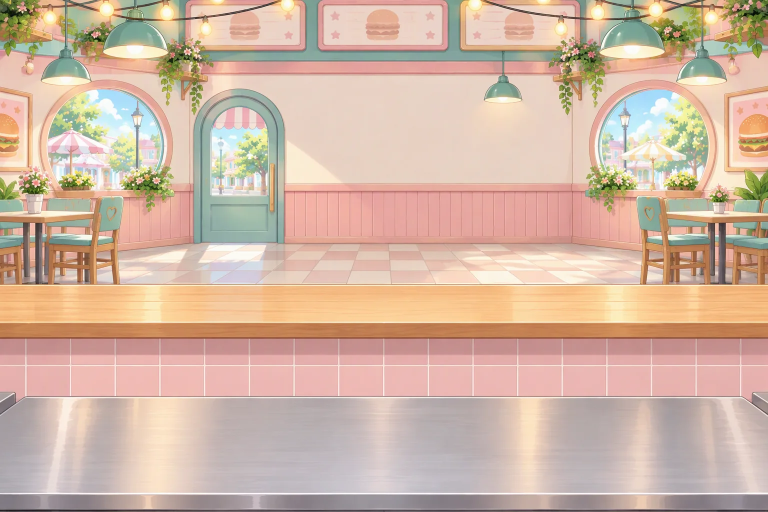
#> input picture burger/assets/bg/land.webp, 1536 x 1024 px, given in place of land.webp.png, which was not available (shown at 1/2 size)
$ python icon_from_gpt.py ../../burger/assets/bg/land.webp
#> lines starting #> are read from the running program, lines starting #| are printed output that depends on the picture; after the words box and inside, x2 and y2 are one past the last pixel; in counts of white or black regions, pixels touching at a corner belong together
"""GPT 아이콘 그림(making_GPT/두더지앱/A0?.png)으로 두더지 앱 아이콘·구글 플레이 그림 만들기
   python3 mole-android/tools/icon_from_gpt.py A03 A04   (아이콘 그림, 플레이 가로 그림)
   → mole-app/assets/app/icons/ (웹·홈 화면), mole-android/store/ (플레이 아이콘 512·그래픽 이미지 1024x500)
   그 다음 python3 mole-android/tools/make_icons.py 로 안드로이드 아이콘을 다시 만들어요."""
import os, sys
from PIL import Image
HERE = os.path.dirname(os.path.abspath(__file__)); ROOT = os.path.join(HERE, '../..')
icon_id, wide_id = (sys.argv[1:3] + ['A03', 'A04'])[:2]
src = Image.open(f'{ROOT}/making_GPT/두더지앱/{icon_id}.png').convert('RGB')
#> src is the input picture: PIL image 1536x1024 RGB; mean R, G, B 209.4, 182, 164
s = min(src.size); src = src.crop(((src.width - s) // 2, (src.height - s) // 2, (src.width + s) // 2, (src.height + s) // 2))
#> after `s = min(src.size)`: s = 1024
OUT = f'{ROOT}/mole-app/assets/app/icons'; STORE = f'{ROOT}/mole-android/store'; os.makedirs(STORE, exist_ok=True)
for n, name in [(512, 'icon-512'), (192, 'icon-192'), (180, 'icon-180'), (32, 'favicon-32')]:
    src.resize((n, n), Image.LANCZOS).save(f'{OUT}/{name}.png', optimize=True)
#> this loop made 4 passes
#> pass 1, `src.resize((n, n), Image.LANCZOS).save(f'{OUT}/{name}.png', optimize=T..`:
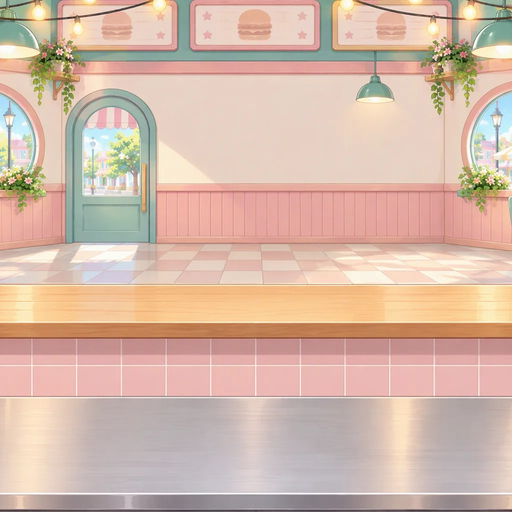
#> saved as icon-512.png: PIL image 512x512 RGB; mean R, G, B 213.3, 185, 169.4
#> pass 2, `src.resize((n, n), Image.LANCZOS).save(f'{OUT}/{name}.png', optimize=T..`:
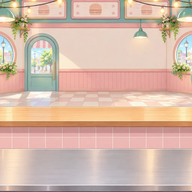
#> saved as icon-192.png: PIL image 192x192 RGB; mean R, G, B 213.3, 185, 169.4
src.resize((512, 512), Image.LANCZOS).save(f'{STORE}/play_icon_512.png', optimize=True)
# 잘려도 되는 아이콘(안드로이드 적응형·maskable): 가운데 그림을 줄이고 둘레를 그림 가장자리 색으로 채움
px = src.load(); edge = [px[x, y] for x in (4, s - 5) for y in (4, s - 5)]
#> after `edge = [px[x, y] for x in (4, s - 5) for y in (4, s - 5)]`: edge = [(167, 187, 162), (126, 110, 115), (172, 191, 159), (130, 112, 112)]
bg = tuple(sum(c[i] for c in edge) // 4 for i in range(3))
#> bg = (148, 150, 137)
from PIL import ImageDraw, ImageFilter
m = Image.new('RGB', (512, 512), bg); k = int(512 * 0.72); fe = 24  # 가장자리를 부드럽게 섞음
#> after `m = Image.new('RGB', (512, 512), bg)`:
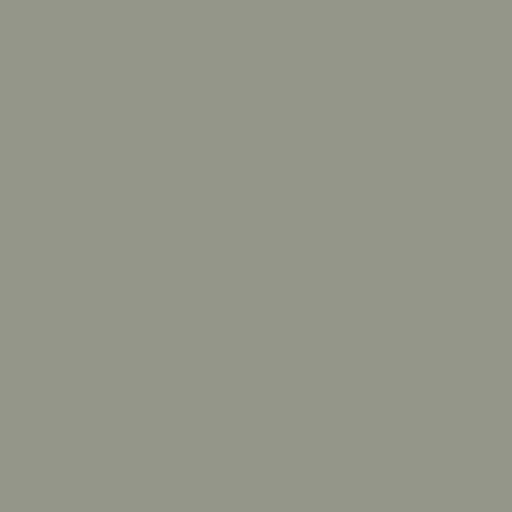
#> m: PIL image 512x512 RGB; mean R, G, B 148, 150, 137
soft = Image.new('L', (k, k), 0); ImageDraw.Draw(soft).rectangle((fe, fe, k - fe, k - fe), fill=255); soft = soft.filter(ImageFilter.GaussianBlur(fe / 2))
#> after `soft = Image.new('L', (k, k), 0)`: soft: PIL image 368x368 L; every value is 0
#> after `ImageDraw.Draw(soft).rectangle((fe, fe, k - fe, k - fe), fill=255)`:
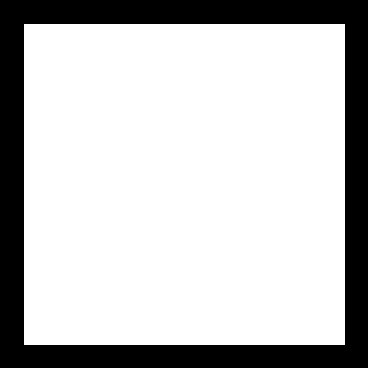
#> soft: PIL image 368x368 L; 76.1% white; 1 black region, box (x1, y1, x2, y2) and area: (0, 0, 368, 368) 32383
#> after `soft = soft.filter(ImageFilter.GaussianBlur(fe / 2))`:
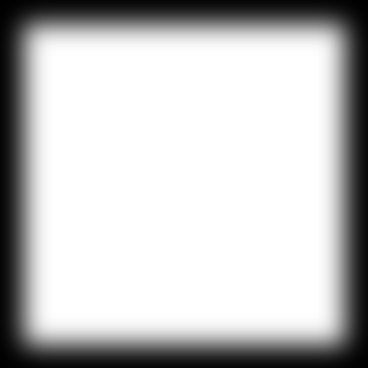
#> soft: PIL image 368x368 L; min 0, max 255, mean 193.9
m.paste(src.resize((k, k), Image.LANCZOS), ((512 - k) // 2, (512 - k) // 2), soft)
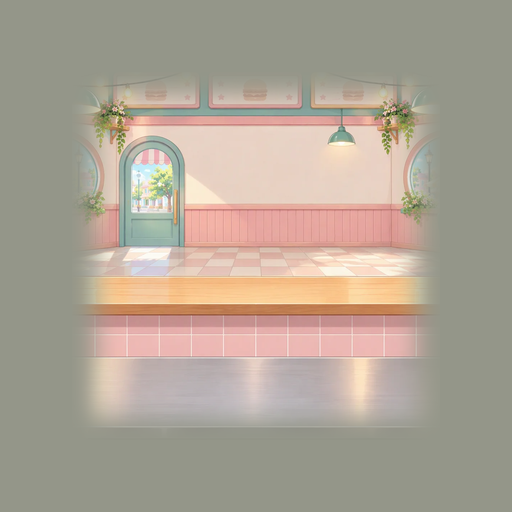
#> m: PIL image 512x512 RGB; mean R, G, B 174.6, 163.9, 149.8
m.save(f'{OUT}/icon-maskable-512.png', optimize=True)
open(f'{STORE}/icon_bg.txt', 'w').write('#%02X%02X%02X\n' % bg)
# 플레이 그래픽 이미지 1024x500 (가로 그림을 비율 맞춰 가운데 자르기)
w = Image.open(f'{ROOT}/making_GPT/두더지앱/{wide_id}.png').convert('RGB'); r = 1024 / 500
cw, ch = (w.width, round(w.width / r)) if w.width / w.height < r else (round(w.height * r), w.height)
#> cw = 1536; ch = 750
w.crop(((w.width - cw) // 2, (w.height - ch) // 2, (w.width + cw) // 2, (w.height + ch) // 2)).resize((1024, 500), Image.LANCZOS).save(f'{STORE}/feature_1024x500.png', optimize=True)
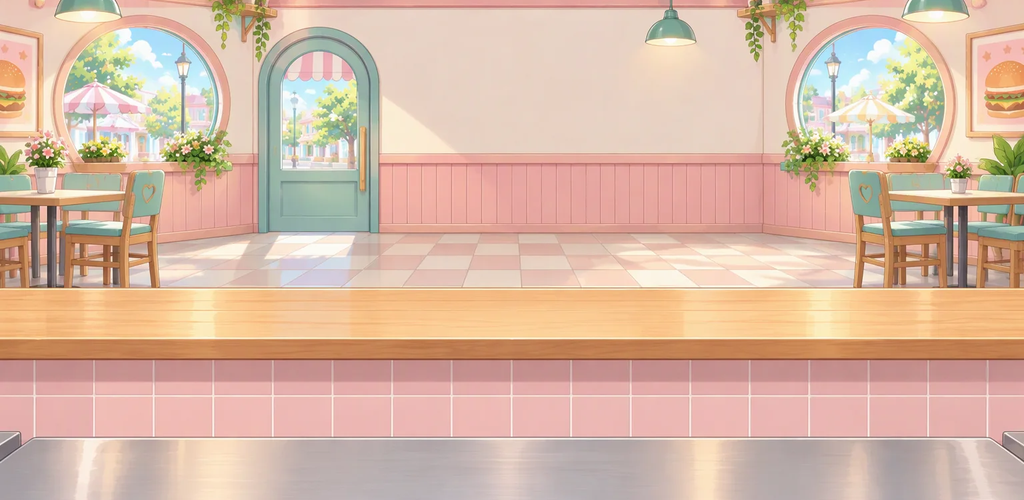
#> saved as feature_1024x500.png: PIL image 1024x500 RGB; mean R, G, B 216, 184.4, 164.8
print('아이콘 만듦, 가장자리 색', '#%02X%02X%02X' % bg)
#| 아이콘 만듦, 가장자리 색 #949689
